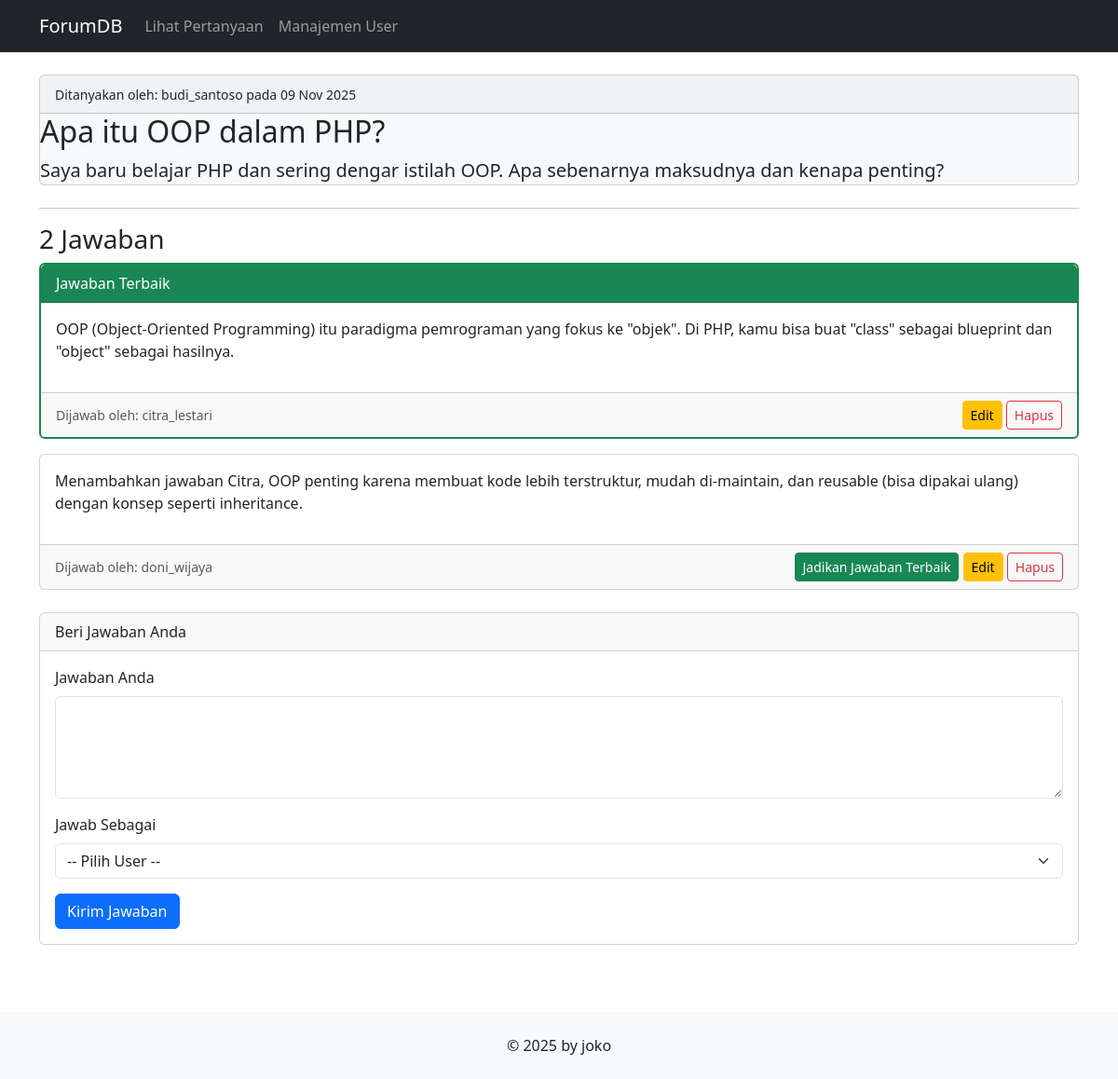
Page /index.php?page=question_detail&id=1 on the committed database.
### tables this page shows
CREATE TABLE questions (
    question_id INT AUTO_INCREMENT PRIMARY KEY,
    author_id INT NOT NULL,
    title VARCHAR(255) NOT NULL,
    body TEXT NOT NULL,
    created_at TIMESTAMP DEFAULT CURRENT_TIMESTAMP,
    
    FOREIGN KEY (author_id) 
        REFERENCES users(user_id) 
        ON DELETE CASCADE
);

CREATE TABLE users (
    user_id INT AUTO_INCREMENT PRIMARY KEY,
    username VARCHAR(50) NOT NULL UNIQUE,
    email VARCHAR(100) NOT NULL UNIQUE,
    password VARCHAR(255) NOT NULL,
    reputation_points INT DEFAULT 0,
    created_at TIMESTAMP DEFAULT CURRENT_TIMESTAMP
);

CREATE TABLE answers (
    answer_id INT AUTO_INCREMENT PRIMARY KEY,
    question_id INT NOT NULL,
    author_id INT NOT NULL,
    body TEXT NOT NULL,
    is_accepted BOOLEAN DEFAULT 0,
    created_at TIMESTAMP DEFAULT CURRENT_TIMESTAMP,
    
    FOREIGN KEY (question_id) 
        REFERENCES questions(question_id) 
        ON DELETE CASCADE,

    FOREIGN KEY (author_id) 
        REFERENCES users(user_id) 
        ON DELETE CASCADE
);

### config/db.php (called while the page is built, shortened)
<?php
class Database {
    private $host = "localhost";
    private $username = "root";
    private $password = "";
    private $dbname = "forum_db";
    public function __construct() {
        try {
            $this->conn = new PDO("mysql:host=$this->host;dbname=$this->dbname", $this->username, $this->password);
        } catch (PDOException $e) {
            echo "Connection failed: " . $e->getMessage();
        }
    }
}
?>

### class/Question.php (called while the page is built, shortened)
<?php
require_once 'config/db.php';
class Question {
    private $db;
    public function __construct() {
        $this->db = (new Database())->conn;
    }
    public function getQuestionById($question_id) {
        $stmt = $this->db->prepare("
            SELECT q.*, u.username
            FROM questions q
            JOIN users u ON q.author_id = u.user_id
            WHERE q.question_id = ?
        ");
        $stmt->execute([$question_id]);
        return $stmt->fetch(PDO::FETCH_ASSOC);
    }
}
?>

### class/Answer.php (called while the page is built, shortened)
<?php
require_once 'config/db.php';
class Answer {
    private $db;
    public function __construct() {
        $this->db = (new Database())->conn;
    }
    public function getAnswersByQuestionId($question_id) {
        $stmt = $this->db->prepare("
            SELECT a.*, u.username
            FROM answers a
            JOIN users u ON a.author_id = u.user_id
            WHERE a.question_id = ?
            ORDER BY a.is_accepted DESC, a.created_at ASC
        ");
        $stmt->execute([$question_id]);
        return $stmt->fetchAll(PDO::FETCH_ASSOC);
    }
}
?>

### view/question_detail.php (the view, shortened to what this page needs)
<?php
$question_id = $_GET['id'];
$answer_to_edit = null;
$current_question = $question->getQuestionById($question_id);
$answers = $answer->getAnswersByQuestionId($question_id);
?>
<div class="card bg-light">
    <div class="card-header">
        <small>Ditanyakan oleh: <?php echo htmlspecialchars($current_question['username']); ?> pada <?php echo date('d M Y', strtotime($current_question['created_at'])); ?></small>
    </div>
    <div class...="card-body">
        <h2 class="card-title"><?php echo htmlspecialchars($current_question['title']); ?></h2>
        <p class="card-text fs-5"><?php echo nl2br(htmlspecialchars($current_question['body'])); ?></p>
    </div>
</div>
<hr>
<h3><?php echo count($answers); ?> Jawaban</h3>
<?php foreach ($answers as $a): ?>
    <?php
    $card_style = $a['is_accepted'] ? 'border-success border-2' : '';
    $card_header = $a['is_accepted'] ? '<div class="card-header bg-success text-white">Jawaban Terbaik</div>' : '';
    ?>
    <div class="card mb-3 <?php echo $card_style; ?>">
        <?php echo $card_header; ?>
        <?php if ($answer_to_edit && $answer_to_edit['answer_id'] == $a['answer_id']): ?>
            <div class="card-body">
                <form action="index.php?page=question_detail&id=<?php echo $question_id; ?>" method="POST">
                    <input type="hidden" name="action" value="update_answer">
                    <input type="hidden" name="answer_id" value="<?php echo $a['answer_id']; ?>">
                    <div class="mb-3">
                        <label for="body_edit_<?php echo $a['answer_id']; ?>" class="form-label">Edit Jawaban Anda:</label>
                        <textarea class="form-control"
                                  id="body_edit_<?php echo $a['answer_id']; ?>"
                                  name="body"
                                  rows="4"
                                  required><?php echo htmlspecialchars($a['body']); ?></textarea>
                    </div>
                    <button type"submit" class="btn btn-primary btn-sm">Simpan Perubahan</button>
                    <a href="index.php?page=question_detail&id=<?php echo $question_id; ?>" class="btn btn-secondary btn-sm">Batal</a>
                </form>
            </div>
        <?php else: ?>
            <div class="card-body">
                <p><?php echo nl2br(htmlspecialchars($a['body'])); ?></p>
            </div>
            <div class="card-footer d-flex justify-content-between align-items-center">
                <small class="text-muted">
                    Dijawab oleh: <?php echo htmlspecialchars($a['username']); ?>
                </small>
                <div>
                    <?php if (!$a['is_accepted']): ?>
                        <a href="index.php?page=question_detail&id=<?php echo $question_id; ?>&action=accept_answer&answer_id=<?php echo $a['answer_id']; ?>"
                           class="btn btn-sm btn-success">
                           Jadikan Jawaban Terbaik
                        </a>
                    <?php endif; ?>
                    <a href="index.php?page=question_detail&id=<?php echo $question_id; ?>&action=edit_answer&answer_id=<?php echo $a['answer_id']; ?>"
                       class="btn btn-sm btn-warning">
                       Edit
                    </a>
                    <a href="index.php?page=question_detail&id=<?php echo $question_id; ?>&action=delete_answer&answer_id=<?php echo $a['answer_id']; ?>"
                       class="btn btn-sm btn-outline-danger"
                       onclick="return confirm('Yakin ingin menghapus jawaban ini?');">
                       Hapus
                    </a>
                </div>
            </div>
        <?php endif; ?>
    </div>
<?php endforeach; ?>
<div class="card mt-4">
    <div class="card-header">Beri Jawaban Anda</div>
    <div class="card-body">
        <form action="index.php?page=question_detail&id=<?php echo $question_id; ?>" method="POST">
            <div class="mb-3">
                <label for="body" class="form-label">Jawaban Anda</LabeL>
                <textarea class="form-control" id="body" name="body" rows="4" required></textarea>
            </div>
            <div class="mb-3">
                <label for="author_id" class="form-label">Jawab Sebagai</label>
                <select class="form-select" id="author_id" name="author_id" required>
                    <option value="">-- Pilih User --</option>
                </select>
            </div>
            <button type="submit" class="btn btn-primary">Kirim Jawaban</button>
        </form>
    </div>
</div>

### view/header.php (shortened to what this page needs)
<!DOCTYPE html>
<html lang="id">
<head>
    <link href="https://cdn.jsdelivr.net/npm/bootstrap@5.3.3/dist/css/bootstrap.min.css" rel="stylesheet">
</head>
<body>
    <nav class="navbar navbar-expand-lg navbar-dark bg-dark mb-4">
        <div class="container">
            <a class="navbar-brand" href="index.php?page=home">ForumDB</a>
            <div class="collapse navbar-collapse" id="navbarNav">
                <ul class="navbar-nav">
                    <li class="nav-item">
                        <a class="nav-link" href="index.php?page=questions">Lihat Pertanyaan</a>
                    </li>
                    <li class="nav-item">
                        <a class="nav-link" href="index.php?page=users">Manajemen User</a>
                    </li>
                </ul>
            </div>
        </div>
    </nav>
    <div class="container">

### index.php (shortened to what this page needs)
<?php
require_once 'class/Question.php';
require_once 'class/Answer.php';
$question = new Question();
$answer = new Answer();
include 'view/header.php';
$page = $_GET['page'] ?? 'home';
echo '<main>';
switch ($page) {
    case 'question_detail':
        include 'view/question_detail.php';
        break;
}
echo '</main>';
include 'view/footer.php';
?>

### view/footer.php (shortened to what this page needs)
</div> <footer class="text-center mt-5 py-4 bg-light">
        <p class="mb-0">&copy; <?php echo date("Y"); ?> by joko</p>
    </footer>
</body>
</html>

### view/header.php (style rules this page uses)
body { display: flex; flex-direction: column; min-height: 100vh; }
main { flex: 1; }
.card { margin-bottom: 1.5rem; }

### rows in the picture
questions: author.username "budi_santoso", created_at "09 Nov 2025", title "Apa itu OOP dalam PHP?", body "Saya baru belajar PHP dan sering dengar istilah OOP. Apa sebenarnya maksudnya dan kenapa penting?"
answers: is_accepted "Jawaban Terbaik", body "OOP (Object-Oriented Programming) itu paradigma pemrograman yang fokus ke \"objek\". Di PHP, kamu bisa buat \"class\" sebagai blueprint dan \"object\" sebagai hasilnya.", author.username "citra_lestari"
answers: body "Menambahkan jawaban Citra, OOP penting karena membuat kode lebih terstruktur, mudah di-maintain, dan reusable (bisa dipakai ulang) dengan konsep seperti inheritance.", author.username "doni_wijaya"

### other values in the picture
count($answers) "2"
